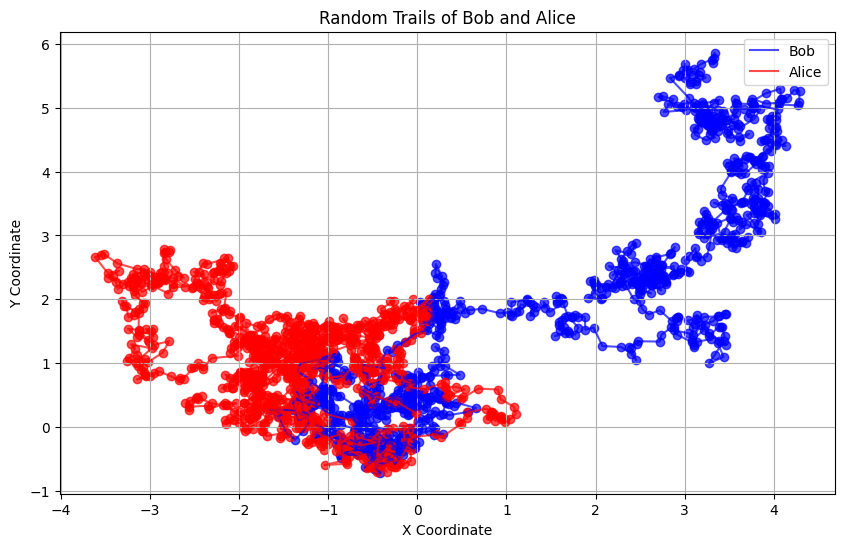

Python code for this plot:
import numpy as np
import matplotlib.pyplot as plt

class ContactTracer:
    def __init__(self):
        self.contact = []
    """
    def rolling_prox_id(self, base_id, time_interval):
        # Simulate the rolling prox_id as a coordinate
        return base_id[0] + np.random.normal(0, 0.1), base_id[1] + np.random.normal(0, 0.1)

    def doContactTracing(self, diagnosisKeys):
        contact_match = []  # Stores a list of possible contacts which occurred with Covid-19 infected individual. A tuple of (DayNumber, TimeInterval, Matching Prox ID).
        for dk in diagnosisKeys:
            for timeInterval in range(0, 144):  # each interval is equal to 10 minutes of time.
                prox_id = self.rolling_prox_id(dk[1], timeInterval)
                for c in self.contact:
                    if dk[0] == c[0] and prox_id == c[1]:  # If day and prox ID matches with contact list.
                        contact_match.append((dk[0], timeInterval, prox_id))
        return contact_match
    """
    
# Generate random trails for Bob and Alice
np.random.seed(42)  # For reproducibility

num_points = 1000  # Number of points (time intervals). If 10 mins per snapshot, it will be 144 in a day

# Bob's trail
bob_trail = np.cumsum(np.random.randn(num_points, 2) * 0.1, axis=0)

# Alice's trail
alice_trail = np.cumsum(np.random.randn(num_points, 2) * 0.1, axis=0)

# Initialize ContactTracer
tracer = ContactTracer()

# Simulate contacts (Bob and Alice cross paths randomly)
for i in range(num_points):
    if np.random.rand() < 0.05:  # 5% chance they are at the same place at the same time
        tracer.contact.append((0, bob_trail[i]))
    else:
        tracer.contact.append((1, alice_trail[i]))

# Plot the trails
plt.figure(figsize=(10, 6))
plt.plot(bob_trail[:, 0], bob_trail[:, 1], label='Bob', color='blue', alpha=0.7)
plt.plot(alice_trail[:, 0], alice_trail[:, 1], label='Alice', color='red', alpha=0.7)
plt.scatter(bob_trail[:, 0], bob_trail[:, 1], color='blue', alpha=0.7)
plt.scatter(alice_trail[:, 0], alice_trail[:, 1], color='red', alpha=0.7)

plt.title('Random Trails of Bob and Alice')
plt.xlabel('X Coordinate')
plt.ylabel('Y Coordinate')
plt.legend()
plt.grid(True)
plt.show()
